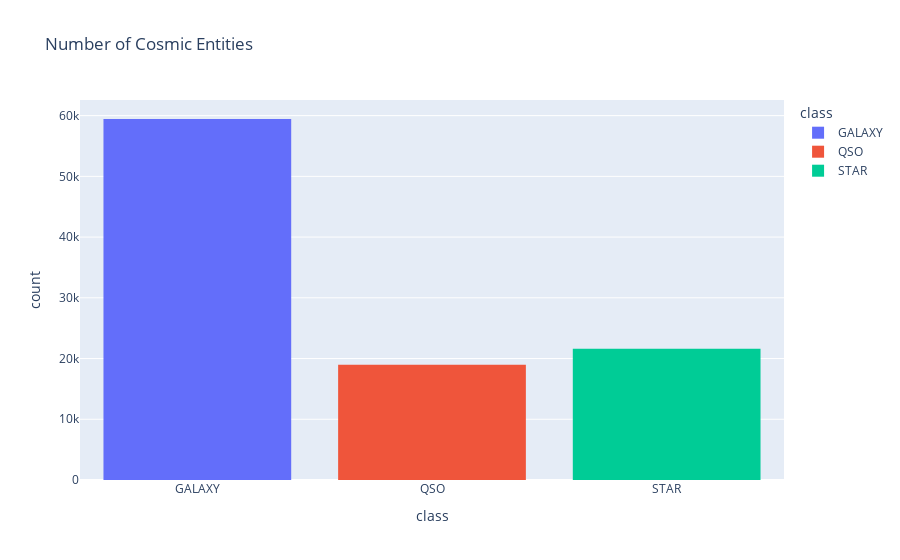

The notebook cell saved with this chart:
### Markdown cell above
We can notice a class imbalance with significantly more galaxy classes than stars
and even more than quasars. We'll need to fix this with some resampling later on.

Lets now proceed to visualize some of our features.

### Code cell
px.histogram(
    stellar_df,
    title="Number of Cosmic Entities",
    x="class",
    color="class",
)

### Figure 1 — Plotly figure (JSON) as saved in the notebook; plotly's stock layout.template omitted (floating-point values rounded to 4 significant figures; data arrays with more than 128 entries replaced by an {"elided": "..."} marker saying what was removed)
{"data": [{"alignmentgroup": "True", "bingroup": "x", "hovertemplate": "class=%{x}<br>count=%{y}<extra></extra>", "legendgroup": "GALAXY", "marker": {"color": "#636efa", "pattern": {"shape": ""}}, "name": "GALAXY", "offsetgroup": "GALAXY", "orientation": "v", "showlegend": true, "type": "histogram", "x": {"elided": "59445 str values"}, "xaxis": "x", "yaxis": "y"}, {"alignmentgroup": "True", "bingroup": "x", "hovertemplate": "class=%{x}<br>count=%{y}<extra></extra>", "legendgroup": "QSO", "marker": {"color": "#EF553B", "pattern": {"shape": ""}}, "name": "QSO", "offsetgroup": "QSO", "orientation": "v", "showlegend": true, "type": "histogram", "x": {"elided": "18961 str values"}, "xaxis": "x", "yaxis": "y"}, {"alignmentgroup": "True", "bingroup": "x", "hovertemplate": "class=%{x}<br>count=%{y}<extra></extra>", "legendgroup": "STAR", "marker": {"color": "#00cc96", "pattern": {"shape": ""}}, "name": "STAR", "offsetgroup": "STAR", "orientation": "v", "showlegend": true, "type": "histogram", "x": {"elided": "21594 str values"}, "xaxis": "x", "yaxis": "y"}], "layout": {"barmode": "relative", "legend": {"title": {"text": "class"}, "tracegroupgap": 0}, "title": {"text": "Number of Cosmic Entities"}, "xaxis": {"anchor": "y", "categoryarray": ["GALAXY", "QSO", "STAR"], "categoryorder": "array", "domain": [0, 1], "title": {"text": "class"}}, "yaxis": {"anchor": "x", "domain": [0, 1], "title": {"text": "count"}}}}
